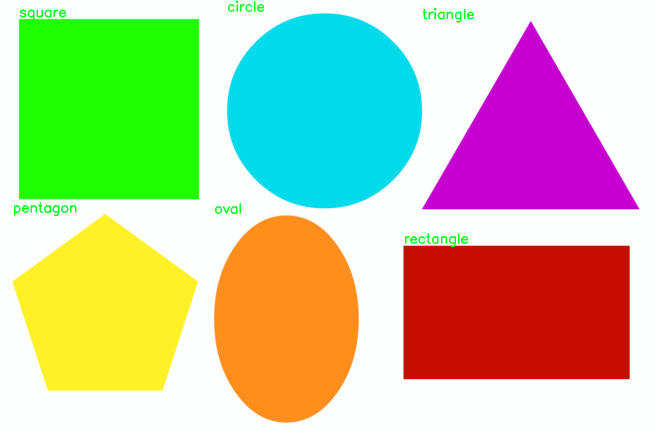
#> input picture shape.png, 1311 x 865 px (shown at 1/2 size)
$ python centroidTest.py
#> lines starting #> are read from the running program, lines starting #| are printed output that depends on the picture; after the words box and inside, x2 and y2 are one past the last pixel; in counts of white or black regions, pixels touching at a corner belong together
import cv2
img = cv2.imread("shape.png")
#> img is the input picture: shape (865, 1311, 3); mean B, G, R 155.7, 196.5, 190.2
width = int(img.shape[1]*0.6)
#> width = 786
height = int(img.shape[0]*0.6)
#> height = 519
img = cv2.resize(img,(width, height),interpolation=cv2.INTER_AREA)
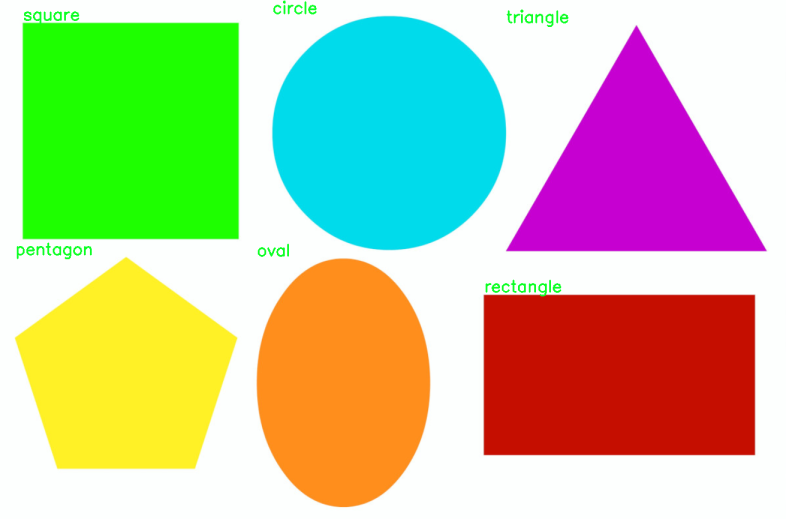
#> img: shape (519, 786, 3); mean B, G, R 155.7, 196.5, 190.2
index = 0
while True:
    img_blur = cv2.blur(img, (3,3))
    img_canny = cv2.Canny(img_blur, 100, 150)
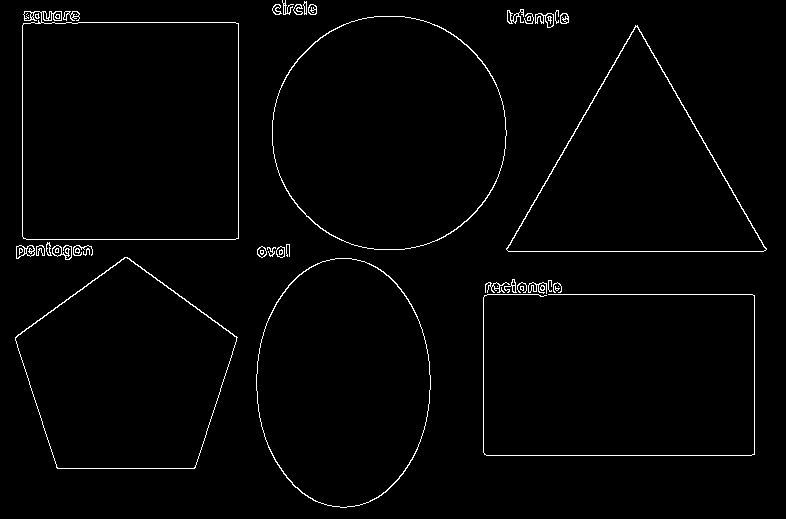
#> img_canny: shape (519, 786); 1.7% white in thin lines or dots
    img_dil = cv2.dilate(img_canny, (7,7), iterations=1)
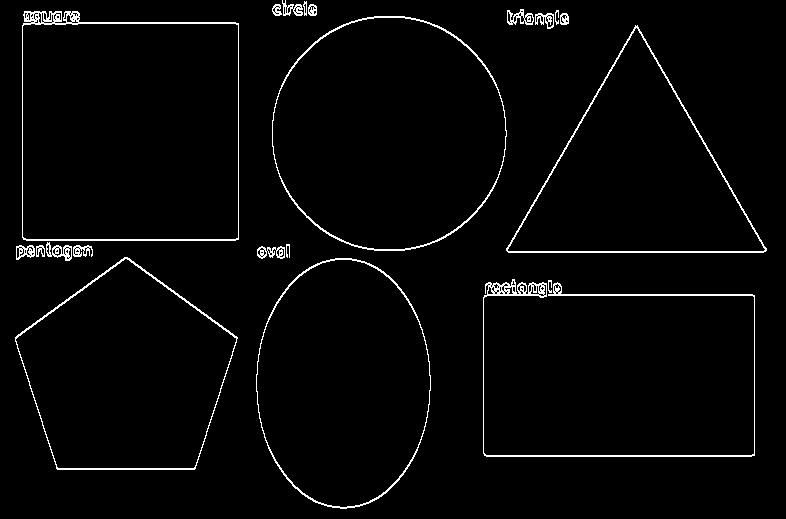
#> img_dil: shape (519, 786); 2.5% white in thin lines or dots
    cv2.imshow("CardCany", img_dil)

    contours, _ = cv2.findContours(img_dil, cv2.RETR_TREE, cv2.CHAIN_APPROX_SIMPLE)
#> contours = 192 contours, 152 with area under 20; largest, box (x1, y1, x2, y2) and area: (22, 11, 239, 241) 47579, (22, 23, 239, 240) 46603, (272, 16, 507, 251) 43362, (272, 17, 507, 250) 42694, (256, 258, 431, 509) 34202
    for cnt in contours:
        area = cv2.contourArea(cnt)
        if area >=300:
            index+=1
            x,y,w,h = cv2.boundingRect(cnt)
            cv2.rectangle(img, (x, y), (x + w, y + h), (200, 0, 0), 2)
            centroid = (int(x+w/2), int(y+h/2))
            cv2.circle(img, centroid, 5, (0,0,255), -1)
#> this loop made 192 passes
#> (area, x, y, w, h, centroid) on passes 2, 41, 42, 43, 44, 102, 103, 104, 105, 119, 120: (1238, 483, 279, 272, 178, (619, 368)), (34202.5, 256, 258, 175, 251, (343, 383)), (33687.5, 256, 259, 175, 249, (343, 383)), (32847.5, 15, 257, 223, 213, (126, 363)), (32240.5, 15, 258, 222, 211, (126, 363)), (29974, 506, 25, 261, 228, (636, 139)), (29193.5, 507, 27, 259, 225, (636, 139)), (43362.5, 272, 16, 235, 235, (389, 133)), (42694.5, 272, 17, 235, 233, (389, 133)), (47579, 22, 11, 217, 230, (130, 126)), (46603, 22, 23, 217, 217, (130, 131))
#> area on passes 18, 21, 24, 28, 36, 45: 34, 28, 41, 24, 28.5, 205.5
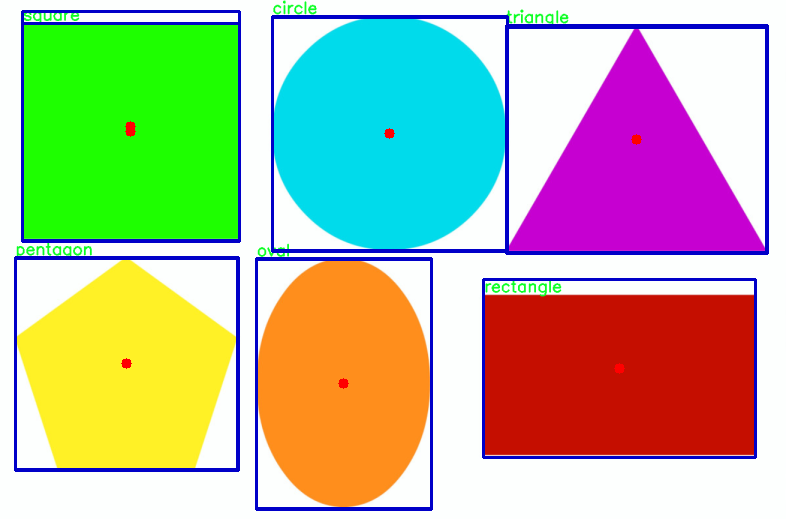
#> img: shape (519, 786, 3); 4.82% of pixels changed, all inside (x1, y1, x2, y2) = (14, 10, 769, 511)
#> after the loop, index = 11
    cv2.imshow("Card", img)
    key = cv2.waitKey(0)
#> (key q is pressed here)
    if key == ord("q"):
        break
cv2.destroyAllWindows()
